Frame 1 (no input): blank canvas, image omitted
Frame 60 (the mouse pressed at the canvas centre just before this capture): blank canvas, image omitted
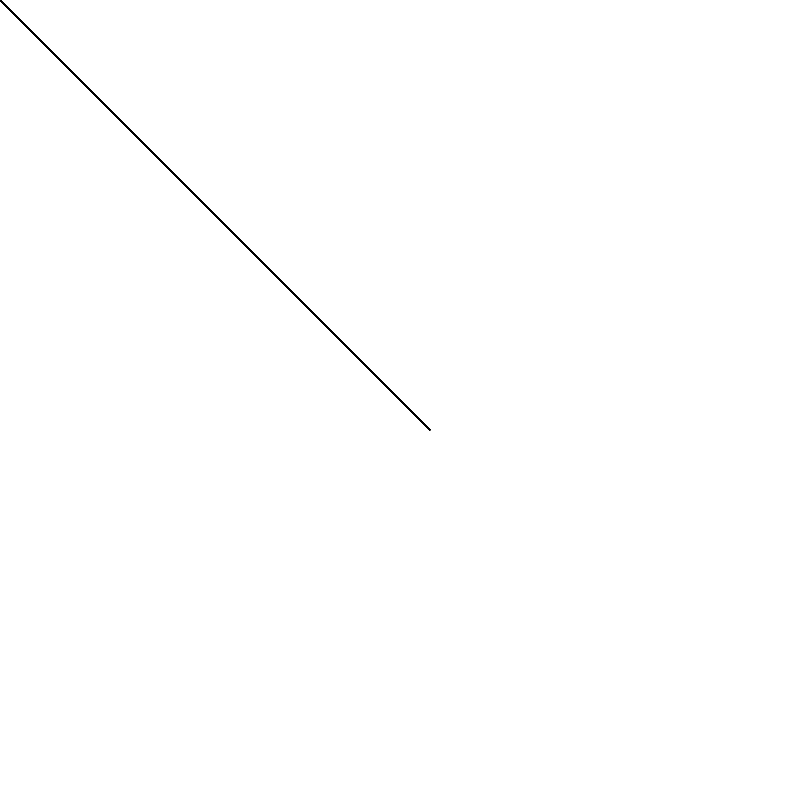
Frame 120 (the mouse held since frame 60 and released just before this capture)

The Processing sketch whose frames 1 and 60 were blank and that drew this single picture after the mouse press (run headless with seeded random() and noise(); from frame 60 on, the mouse is pressed at the canvas centre):

// Processing sketch: saveVertexPNG
// ── saveVertexPNG.pde
PGraphics pg; //create PGraphic object
ArrayList<PVector> vex = new ArrayList<PVector>(); //create an arrayList for a PVector

void setup() {
  size(800, 800);
  background(255);
  pg = createGraphics(width, height);
  pg.beginDraw();
  pg.background(255);
  pg.endDraw();
}


void draw() {

  float x = mouseX;
  float y = mouseY;
  PVector pos = new PVector(x, y); //parse the x and y into the PVector

  if (frameCount%10 == 0) { //slow it down a little
    vex.add(pos);//store the values
  }

  //draw to PGraphics
  pg.beginDraw();
  pg.beginShape();
  pg.stroke(0);
  pg.strokeWeight(1);
  for (int i = 0; i < vex.size(); i++) { //cycle through all the stored points. 
    PVector p = vex.get(i);
    pg.curveVertex(p.x, p.y);
    //straight line
    //pg.vertex(p.x,p.y);
  }
  pg.endShape();
  pg.endDraw();

//render to image
  image(pg, 0, 0, width, height);
}

void keyPressed() {
  pg.save("test.png");
}
